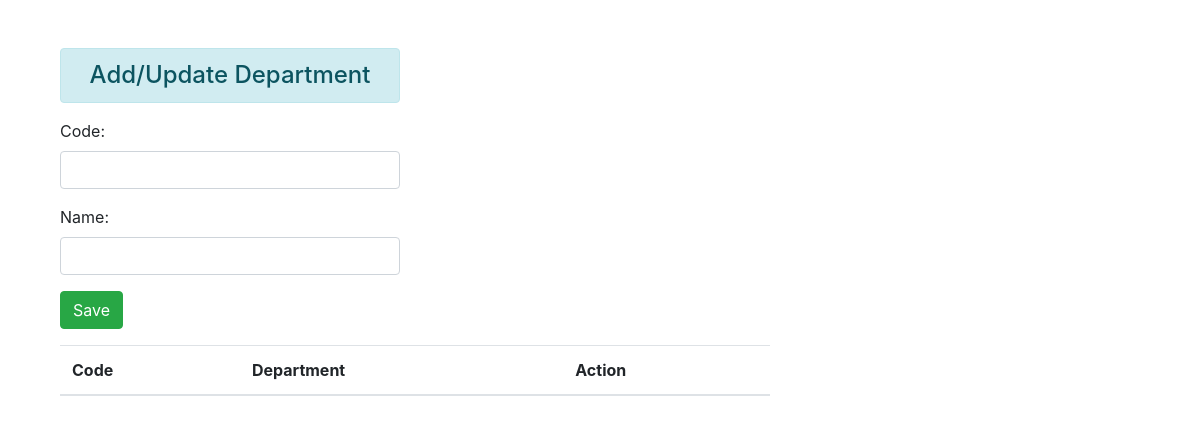
Before: /hra/department/ with the older database file.
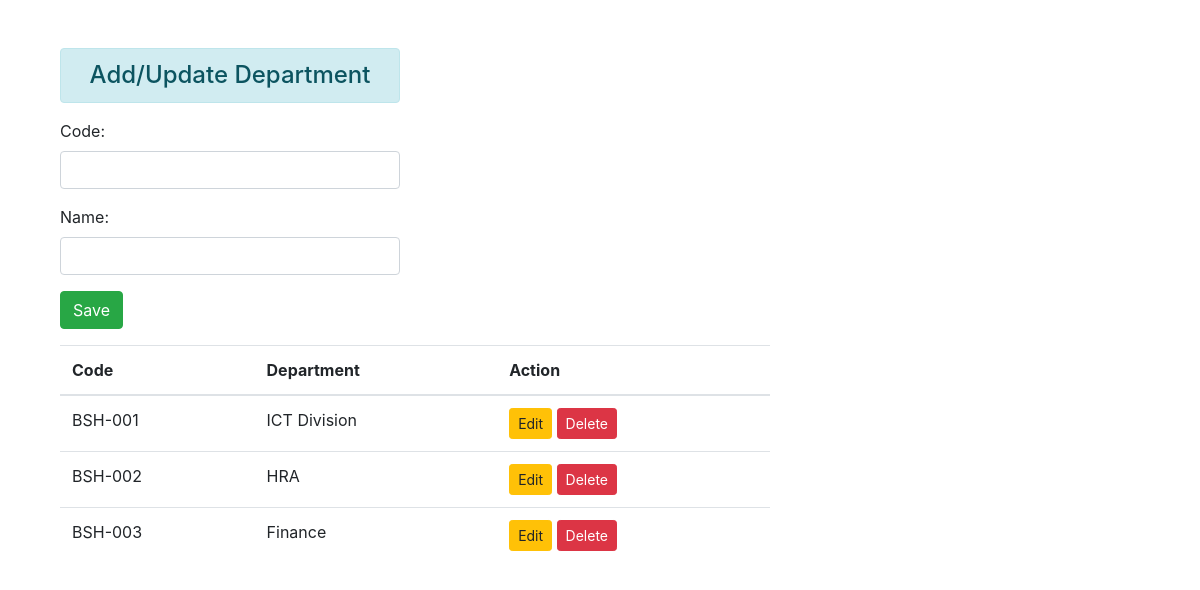
After: the same page with the newer database file.
### hra/models.py (models this page shows, shortened)
class Department(models.Model):
    dept_id = models.AutoField(primary_key=True)
    dept_no = models.CharField(_('code'), max_length=9)
    dept_name = models.CharField(_('name'), unique=True, max_length=40)
    class Meta:
        verbose_name = _('department')
        verbose_name_plural = _('departments')
        db_table = 'departments'
        ordering = ['dept_no']

### hra/views.py (the view)
# urls.py: path('department/', views.department_data, name='department'),
def department_data(request):
    form = DepartmentForm()
    dept = Department.objects.all()
    return render(request, "employees/department.html", {'form':form, 'dept':dept})

### hra/forms.py
class DepartmentForm(forms.ModelForm):
    class Meta:
        model = Department
        fields = ['dept_no', 'dept_name']
        widgets = {
            'dept_no':forms.TextInput(attrs={'class':'form-control', 'id':'deptnoid'}),
            'dept_name':forms.TextInput(attrs={'class':'form-control', 'id':'deptnameid'}),
        }

### hra/templates/employees/department.html (shortened to what this page needs)
{% load static %}
<!DOCTYPE html>
<html lang="en">
<head>
    <link rel="stylesheet" href="{% static 'hra/css/bootstrap.min.css' %}">
    <link rel="stylesheet" href="{% static 'hra/css/bootstrap.css' %}">
    <link rel="stylesheet" href="https://cdnjs.cloudflare.com/ajax/libs/font-awesome/4.7.0/css/font-awesome.min.css">
</head>
<body>
    <div class="container mt-5">
        <div class="rows">
        <div class="col-sm-4">
            <h4 class="text-center alert alert-info">Add/Update Department</h4>
            <form action="" method="post">
                {{form.as_p}}
                <input type="button" class="btn btn-success" id="btnsave" value="Save"/>
            </form>
        </div>
        <div class="col-sm-8">
            <table class="table table-hover">
                <thead>
                    <tr>
                        <th>Code</th>
                        <th>Department</th>
                        <th>Action</th>
                    </tr>
                </thead>
                <tbody id="tbody">
                    {% for dp in dept %}
                    <tr>
                        <td>{{dp.dept_no}}</td>
                        <td>{{dp.dept_name}}</td>
                        <td>
                            <input type="button" data-sid="{{dp.dept_id}}" class="btn btn-warning btn-sm btn-edit" value="Edit">
                            <input type="button" data-sid="{{dp.dept_id}}" class="btn btn-danger btn-sm btn-del" value="Delete">
                        </td>
                    </tr>
                    {% endfor %}
                </tbody>
            </table>
        </div>
        </div>
    </div>
</body>
</html>

Changed rows visible on the page:
added Department: dept_no "BSH-001", dept_name "ICT Division"
added Department: dept_no "BSH-002", dept_name "HRA"
added Department: dept_no "BSH-003", dept_name "Finance"
